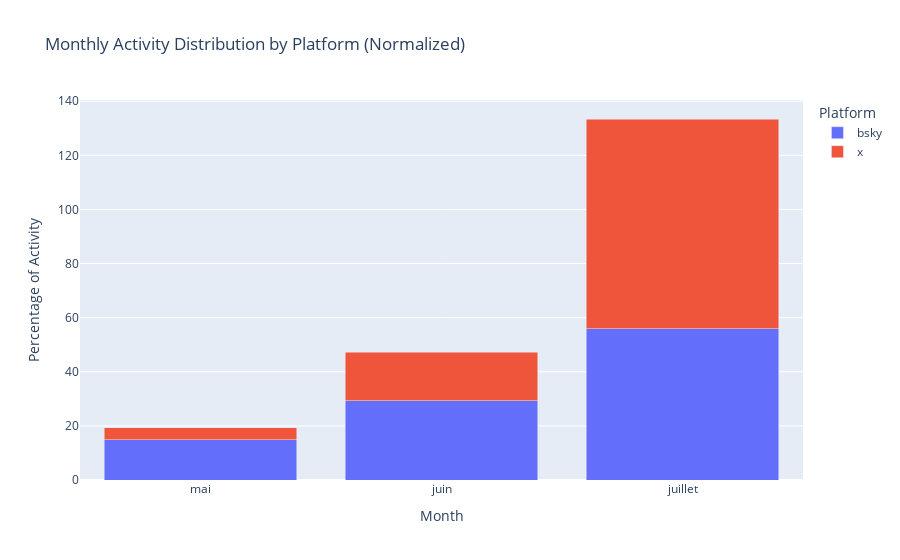

The code cell stored with this chart in its notebook:
### Code cell
# Create stacked bar chart for activity distribution
monthly_activity = merged_posts.groupby(['month_num', 'month', 'platform'])['activity'].sum().reset_index()

# Calculate percentage within each platform
total_activity = monthly_activity.groupby('platform')['activity'].sum()
monthly_activity['percentage'] = monthly_activity.apply(lambda x: x['activity'] / total_activity[x['platform']] * 100, axis=1)

# Create stacked bar chart
fig = px.bar(monthly_activity,
             x='month', 
             y='percentage',
             color='platform',
             barmode='stack',
             title='Monthly Activity Distribution by Platform (Normalized)',
             labels={'month': 'Month',
                    'percentage': 'Percentage of Activity', 
                    'platform': 'Platform'},
             category_orders={'month': ['May', 'June', 'July']})

fig.show()

### Figure 1 — Plotly figure (JSON) as saved in the notebook; plotly's stock layout.template omitted (floating-point values rounded to 4 significant figures)
{"data": [{"hovertemplate": "Platform=bsky<br>Month=%{x}<br>Percentage of Activity=%{y}<extra></extra>", "legendgroup": "bsky", "marker": {"color": "#636efa", "pattern": {"shape": ""}}, "name": "bsky", "orientation": "v", "showlegend": true, "textposition": "auto", "type": "bar", "x": ["mai", "juin", "juillet"], "xaxis": "x", "y": [14.82, 29.26, 55.92], "yaxis": "y"}, {"hovertemplate": "Platform=x<br>Month=%{x}<br>Percentage of Activity=%{y}<extra></extra>", "legendgroup": "x", "marker": {"color": "#EF553B", "pattern": {"shape": ""}}, "name": "x", "orientation": "v", "showlegend": true, "textposition": "auto", "type": "bar", "x": ["mai", "juin", "juillet"], "xaxis": "x", "y": [4.561, 17.94, 77.5], "yaxis": "y"}], "layout": {"barmode": "stack", "legend": {"title": {"text": "Platform"}, "tracegroupgap": 0}, "title": {"text": "Monthly Activity Distribution by Platform (Normalized)"}, "xaxis": {"anchor": "y", "categoryarray": ["May", "June", "July"], "categoryorder": "array", "domain": [0, 1], "title": {"text": "Month"}}, "yaxis": {"anchor": "x", "domain": [0, 1], "title": {"text": "Percentage of Activity"}}}}
